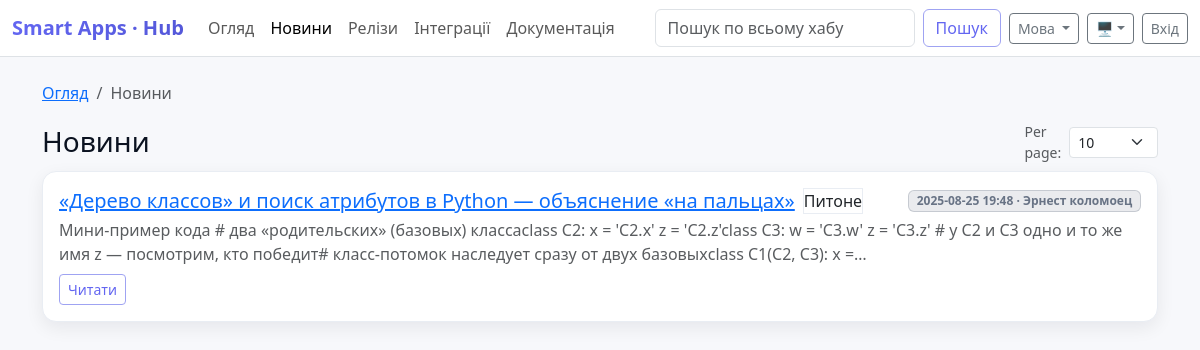
Page /news.php on the committed database.
### tables this page shows
CREATE TABLE news (
        id INTEGER PRIMARY KEY AUTOINCREMENT,
        title TEXT NOT NULL,
        body_md TEXT NOT NULL,
        tags TEXT DEFAULT '',
        created_at TEXT NOT NULL,
        author TEXT DEFAULT ''
    , body_html TEXT NOT NULL DEFAULT '');

### helpers.php (called while the page is built, shortened)
<?php
require_once __DIR__.'/db.php';
if (!function_exists('__')) {
    function __($key): string {
        $d = $GLOBALS['I18N'] ?? [];
        return (string)($d[$key] ?? $key);
    }
}
function e($s){ return htmlspecialchars((string)($s ?? ''), ENT_QUOTES, 'UTF-8'); }
function db_all($sql, $params = []){
    $st = db()->prepare($sql);
    $st->execute($params);
    return $st->fetchAll(PDO::FETCH_ASSOC);
}

### db.php (called while the page is built, shortened)
<?php
function db(): PDO {
    static $pdo = null;
    if ($pdo === null) {
        $dataDir = __DIR__ . '/data';
        $pdo = new PDO('sqlite:' . $dataDir . '/app.db');
        $pdo->setAttribute(PDO::ATTR_ERRMODE, PDO::ERRMODE_EXCEPTION);
        $pdo->exec('PRAGMA foreign_keys = ON;');
        $pdo->exec('PRAGMA journal_mode = WAL;');
        $pdo->exec('PRAGMA synchronous = NORMAL;');
        $pdo->exec('PRAGMA busy_timeout = 5000;');
    }
    return $pdo;
}

### news.php (the view, shortened to what this page needs)
<?php
include __DIR__.'/partials_header.php';
$allowed_per = [5,10,20];
$per = (int)($_GET['per'] ?? 10);
$page = max(1, (int)($_GET['page'] ?? 1));
$offset = ($page - 1) * $per;
$news = db_all("
    SELECT * FROM news
    ORDER BY datetime(created_at) DESC
    LIMIT $per OFFSET $offset
");
function news_excerpt(array $row, int $limit = 240): string {
    $html = $row['body_html'] ?: md_to_html($row['body_md']);
    $text = html_entity_decode(strip_tags($html), ENT_QUOTES, 'UTF-8');
    $text = preg_replace('/\s+/u', ' ', trim($text));
    if (mb_strlen($text,'UTF-8') > $limit){
        $text = mb_substr($text, 0, $limit, 'UTF-8').'…';
    }
    return $text ?: '—';
}
?>
<nav aria-label="breadcrumb" class="mb-3">
    <ol class="breadcrumb">
        <li class="breadcrumb-item"><a href="index.php"><?=__('Overview')?></a></li>
        <li class="breadcrumb-item active"><?=__('News')?></li>
    </ol>
</nav>
<div class="d-flex justify-content-between align-items-center flex-wrap gap-2 mb-2">
    <h3 class="mb-0"><?=__('News')?></h3>
    <form method="get" class="d-flex align-items-center gap-2">
        <label class="text-muted small"><?=__('Per page')?>:</label>
        <select class="form-select form-select-sm" name="per" onchange="this.form.submit()">
            <?php foreach($allowed_per as $n): ?>
                <option value="<?=$n?>" <?=$n===$per?'selected':''?>><?=$n?></option>
            <?php endforeach; ?>
        </select>
    </form>
</div>
<?php foreach($news as $n): ?>
    <div class="card card-hover mb-3">
        <div class="card-body">
            <div class="d-flex flex-wrap gap-2 align-items-center mb-1">
                <h5 class="card-title mb-0">
                    <a href="news_view.php?id=<?=$n['id']?>"><?=e($n['title'])?></a>
                </h5>
                <?php if(!empty($n['tags'])):
                    foreach(explode(',', $n['tags']) as $tg): ?>
                        <span class="chip"><?=e(trim($tg))?></span>
                    <?php endforeach; endif; ?>
                <span class="badge badge-muted ms-auto">
                    <?=e($n['created_at'])?><?= $n['author'] ? ' · '.e($n['author']) : '' ?>
                </span>
            </div>
            <p class="mb-2 text-muted"><?= e(news_excerpt($n)) ?></p>
            <a class="btn btn-sm btn-outline-primary btn-pill" href="news_view.php?id=<?=$n['id']?>"><?=__('Read')?></a>
        </div>
    </div>
<?php endforeach; if(empty($news)) echo '<p class="text-muted">'.__('No news').'</p>'; ?>
<?php include __DIR__.'/partials_footer.php'; ?>

### assets/style.css (style rules this page uses)
:root { --sa-bg: #f7f8fb; --sa-card: #ffffff; --sa-card-2: color-mix(in srgb, var(--sa-card) 92%, #fff); --sa-border: #e9edf3; --sa-ink: #0b1220; --sa-muted: #687385; --sa-brand-50: #eef2ff; --sa-brand-100: #e0e7ff; --sa-brand-200: #c7d2fe; --sa-brand-300: #a5b4fc; --sa-brand-400: #818cf8; --sa-brand-500: #6366f1; --sa-brand-600: #5458d9; --sa-accent: #22c55e; --sa-info: #3b82f6; --sa-warn: #f59e0b; --sa-danger: #ef4444; --sa-radius: 14px; --sa-shadow-sm: 0 6px 18px rgba(12,16,26,.07); --sa-shadow: 0 14px 34px rgba(12,16,26,.10); --sa-time-1: .14s; --sa-time-2: .24s; --sa-time-3: .38s; --sa-ease: cubic-bezier(.2,.55,.18,.99); color-scheme: light dark; }
body { background:var(--sa-bg); color:var(--sa-ink); }
.card { background:var(--sa-card); border:1px solid var(--sa-border); border-radius:var(--sa-radius); box-shadow:var(--sa-shadow-sm); transition: transform var(--sa-time-2) var(--sa-ease), box-shadow var(--sa-time-2) var(--sa-ease), border-color var(--sa-time-2) var(--sa-ease); }
.btn-outline-primary { --bs-btn-color: var(--sa-brand-500); --bs-btn-border-color: color-mix(in srgb, var(--sa-brand-500) 55%, var(--sa-border)); --bs-btn-hover-bg: color-mix(in srgb, var(--sa-brand-500) 10%, transparent); --bs-btn-hover-border-color: var(--sa-brand-500); }
.chip { background:linear-gradient(180deg,var(--sa-card-2) 0%,var(--sa-card) 100%); border:1px solid var(--sa-border); }
.badge-muted { background:color-mix(in srgb, var(--sa-muted) 14%, transparent); color:var(--sa-muted); border:1px solid color-mix(in srgb, var(--sa-muted) 28%, transparent); }
.sa-entrance { animation: sa-fade-up var(--sa-time-3) var(--sa-ease); }
.btn, .chip, .list-group-item, .file-chip { transition: transform var(--sa-time-1) var(--sa-ease), box-shadow var(--sa-time-2) var(--sa-ease), background-color var(--sa-time-2) var(--sa-ease); }
:where(a,button,.form-control,.form-select):focus { box-shadow:0 0 0 .2rem color-mix(in srgb, var(--sa-brand-500) 28%, transparent) !important; border-color: color-mix(in srgb, var(--sa-brand-500) 55%, var(--sa-border)) !important; }
* { scrollbar-width: thin; scrollbar-color: color-mix(in srgb, var(--sa-muted) 35%, transparent) transparent; }

### rows in the picture
news: title "«Дерево классов» и поиск атрибутов в Python — объяснение «на пальцах»", tags "Питоне", created_at "2025-08-25 19:48", author "Эрнест коломоец", body_html "Мини-пример кода # два «родительских» (базовых) классаclass C2: x = 'C2.x' z = 'C2.z'class C3: w = 'C3.w' z = 'C3.z' # у C2 и C3 одно и то же имя z — посмотрим, кто победит# класс-потомок наследует сразу от двух базовыхclass C1(C2, C3): x =…"

### other values in the picture
__('Overview') "Огляд"
__('News') "Новини"
__('Releases') "Релізи"
__('Plugins') "Інтеграції"
__('Docs') "Документація"
__('Search') "Пошук"
__('Language') "Мова"
__('Login') "Вхід"
__('Per page') "Per page"
form field per "10"
